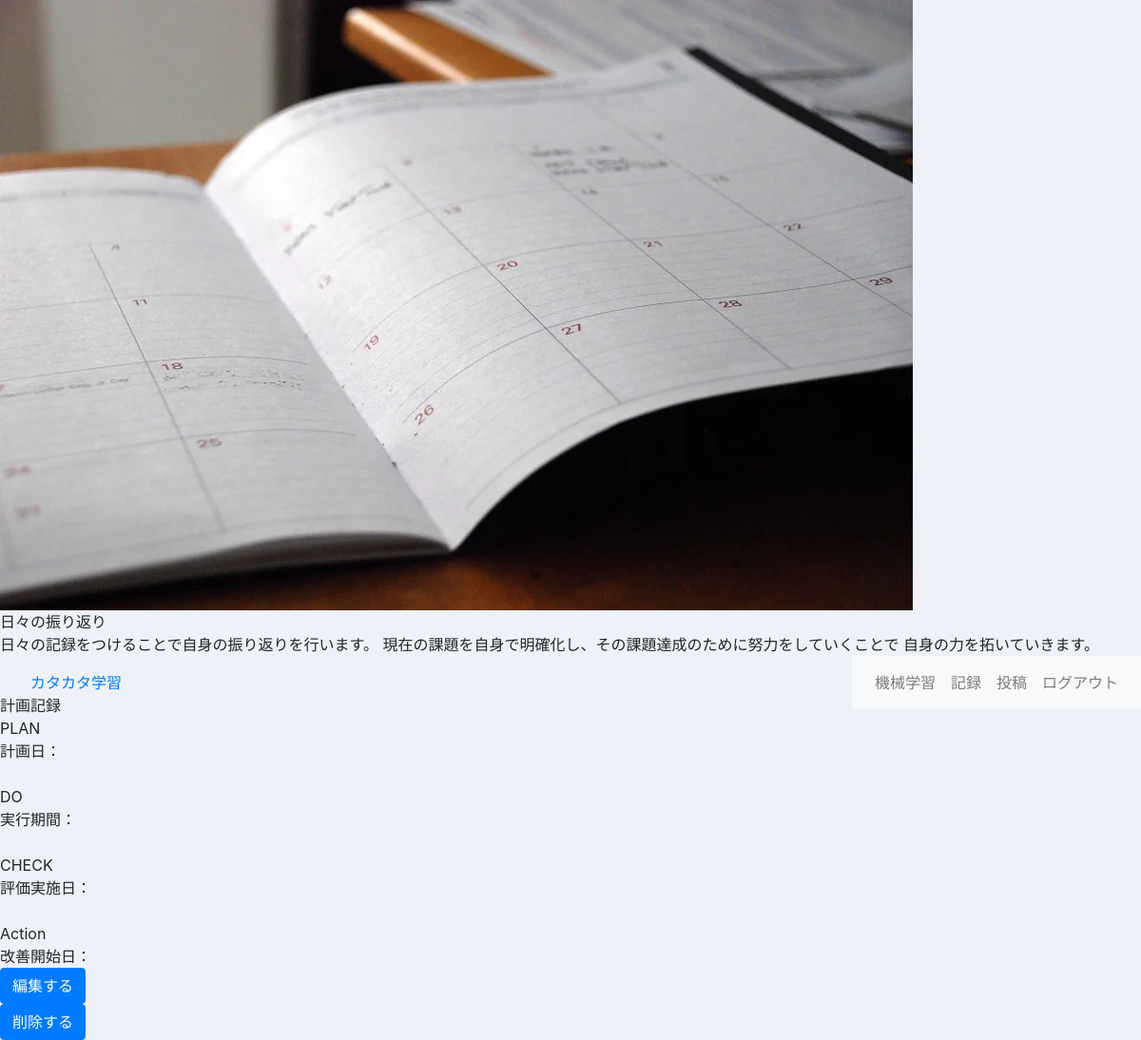
The page /kata_study/record/2 (signed in) on the database as committed earlier.
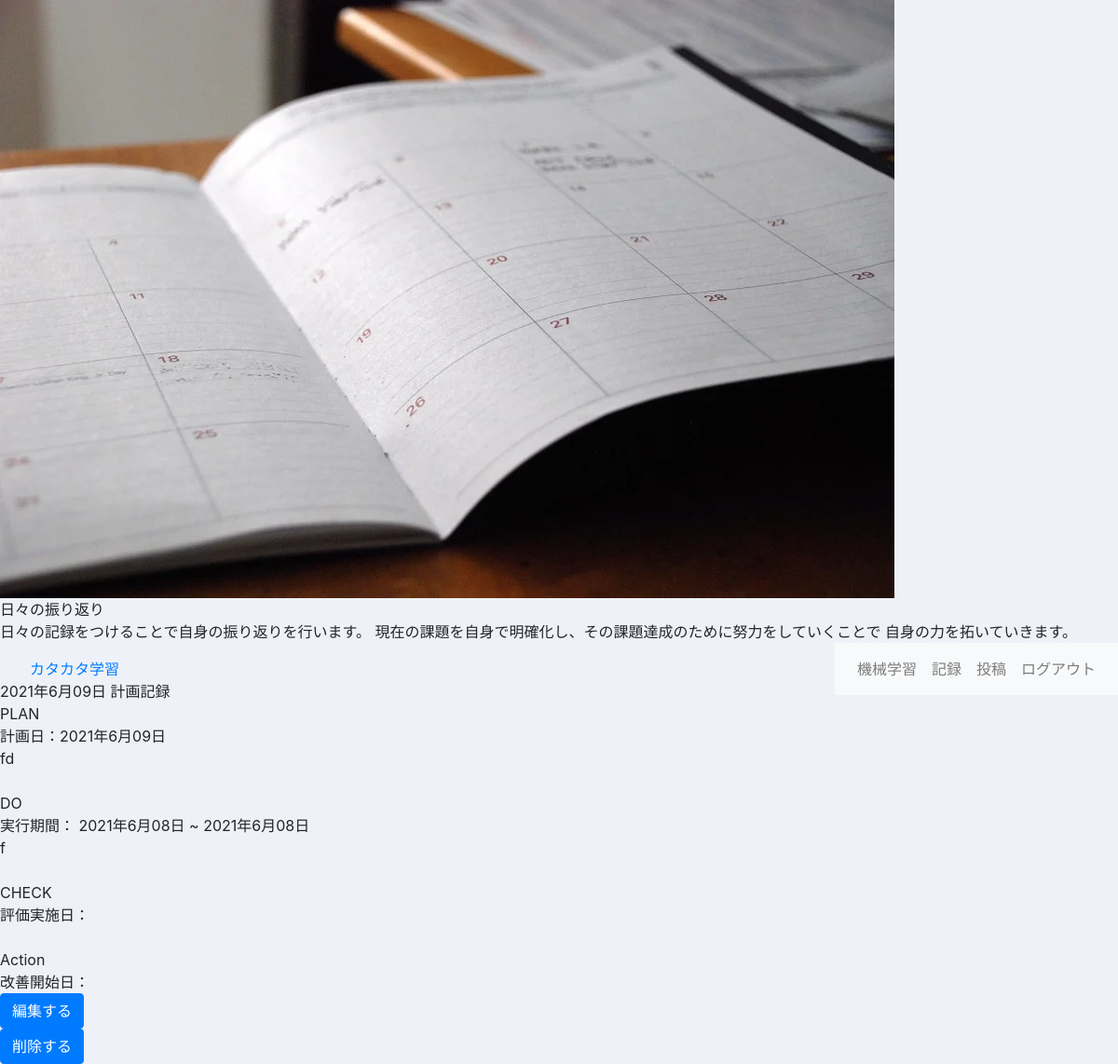
The same page on the database as committed later.
### kata_study/models.py (models this page shows)
class Record(models.Model):
    owner = models.ForeignKey(User, on_delete=models.CASCADE)
    plan_text = models.TextField(max_length=1000)
    do_text = models.TextField(max_length=1000, blank=True, null=True)
    check_text = models.TextField(max_length=1000, blank=True, null=True)
    action_text = models.TextField(max_length=1000, blank=True, null=True)
    plan_date = models.DateField(blank=True, null=True)
    do_start = models.DateField(blank=True, null=True)
    do_end = models.DateField(blank=True, null=True)
    check_date = models.DateField(blank=True, null=True)
    action_date = models.DateField(blank=True, null=True)
    pub_date = models.DateTimeField(auto_now_add=True)
    class Meta:
        ordering = ('-plan_date',)

### kata_study/views.py (the view)
# urls.py: path('record/<int:num>', views.record, name='record'),
@login_required(login_url='/admin/login/')
def record(request, num):
    data = Record.objects.filter(id=num).first()
    params = {
        'record': data
    }
    return render(request, 'kata_study/record.html', params)

### kata_study/templates/kata_study/record.html (shortened to what this page needs)
{% extends 'kata_study/layout.html' %}
{% load static %}
{% block image %}
<img src="{% static 'kata_study/diary.webp' %}" class="image_vw">
{% endblock %}
{% block catch %}
<div class="catch_copy_box">
    <div class="catch_copy">
        日々の振り返り
    </div>
    <div class="catch_copy_text">
        日々の記録をつけることで自身の振り返りを行います。
        現在の課題を自身で明確化し、その課題達成のために努力をしていくことで
        自身の力を拓いていきます。
    </div>
</div>
{% endblock %}
{% block content %}
<div class="record_content_card">
    <div class="note_box">
        <div class="note_date">
            {{record.plan_date |date:"Y年n月d日"}} 計画記録
        </div>
        <div class="note_content_box">
            <div class="note_content">
                <div class="note_content_item">
                    PLAN
                </div>
                <div class="note_posted_date">
                    計画日：{{record.plan_date |date:"Y年n月d日"}}
                </div>
                <div class="note_content_text">
                    {{record.plan_text}}
                </div>
                <br>
            </div>
            <div class="note_content">
                <div class="note_content_item">
                    DO
                </div>
                <div class="note_posted_date">
                    実行期間：
                    {% if record.do_start %}
                        {{record.do_start |date:"Y年n月d日"}} ~
                    {% endif %}
                    {% if record.do_end %}
                        {{record.do_end |date:"Y年n月d日"}}
                    {% endif %}
                </div>
                <div class="note_content_text">
                    {% if record.do_text %}
                        {{record.do_text}}
                    {% endif %}
                </div>
                <br>
            </div>
            <div class="note_content">
                <div class="note_content_item">
                    CHECK
                </div>
                <div class="note_posted_date">
                    評価実施日：
                </div>
                <br>
            </div>
            <div class="note_content">
                <div class="note_content_item">
                    Action
                </div>
                <div class="note_posted_date">
                    改善開始日：
                </div>
            </div>
        </div>
    </div>
</div>
<div class="button_group_box">
    <div class="button_group">
        <form action="{% url 'edit' record.id %}" class="note_edit_form">
            <button class="btn btn-primary">編集する</button>
        </form>
        <form action="{% url 'delete' record.id %}">
            <button class="btn btn-primary">削除する</button>
        </form>
    </div>
</div>
{% endblock %}

### kata_study/templates/kata_study/layout.html (shortened to what this page needs)
{% load static %}
<!doctype html>
<html lang="ja">
<head>
    <link rel="stylesheet" type="text/css" href="{% static 'kata_study/css/style.css' %}" />
    <link rel="stylesheet" href="https://stackpath.bootstrapcdn.com/bootstrap/4.3.1/css/bootstrap.min.css">
</head>
<body style="background-color:#eef2f8">
    <div class="image">
        {% block image %}{% endblock %}
        {% block catch %}{% endblock %}
    </div>
    <header class="site_header">
        {% include "kata_study/site_header.html" %}
    </header>
    <div class="content">
        <div class="content_card">
            {% block content %}{% endblock %}
        </div>
    </div>
</body>
</html>

### kata_study/templates/kata_study/site_header.html
<div class="site_title">
    <a class="site_title_link" href="{% url 'index' %}">カタカタ学習</a>
</div>
<div class="menu">
    <nav class="navbar navbar-expand navbar-light bg-light">
        <ul class="navbar-nav mr-auto">
            <li class="nav-item">
                <a class="nav-link" href="{% url 'mch' %}">機械学習</a>
            </li>
            <li class="nav-item">
                <a class="nav-link" href="{% url 'history' %}">記録</a>
            </li>
            <li class="nav-item">
                <a class="nav-link" href="{% url 'post' %}">投稿</a>
            </li>
            <li class="nav-item">
                <a class="nav-link" href="/admin/logout?next=/report/">ログアウト</a>
            </li>
        </ul>
    </nav>
</div>

### kata_study/static/kata_study/css/style.css (style rules this page uses)
.site_title { display: inline-block; color: white; margin-left:2em; margin-top: 1em; }
.menu { display: inline-block; float:right; }

Rows that differ between the two databases and show on the page:
added Record: plan_date "2021年6月09日", plan_text "fd", do_start "2021年6月08日", do_end "2021年6月08日", do_text "f"
